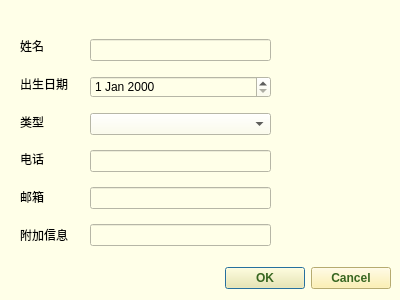
<?xml version="1.0" encoding="UTF-8"?>
<ui version="4.0">
 <class>AddPersonDialog</class>
 <widget class="QDialog" name="AddPersonDialog">
  <property name="geometry">
   <rect>
    <x>0</x>
    <y>0</y>
    <width>400</width>
    <height>300</height>
   </rect>
  </property>
  <property name="windowTitle">
   <string>Dialog</string>
  </property>
  <property name="styleSheet">
   <string notr="true">font:&quot;黑体&quot;;
background-color:rgb(255, 255, 232);
</string>
  </property>
  <widget class="QDialogButtonBox" name="buttonBox">
   <property name="geometry">
    <rect>
     <x>80</x>
     <y>263</y>
     <width>311</width>
     <height>31</height>
    </rect>
   </property>
   <property name="minimumSize">
    <size>
     <width>311</width>
     <height>31</height>
    </size>
   </property>
   <property name="maximumSize">
    <size>
     <width>311</width>
     <height>31</height>
    </size>
   </property>
   <property name="styleSheet">
    <string notr="true">color:rgb(56, 102, 32);
font:bold;
background-color:rgb(255, 239, 157);

</string>
   </property>
   <property name="orientation">
    <enum>Qt::Horizontal</enum>
   </property>
   <property name="standardButtons">
    <set>QDialogButtonBox::Cancel|QDialogButtonBox::Ok</set>
   </property>
  </widget>
  <widget class="QWidget" name="widget_2" native="true">
   <property name="geometry">
    <rect>
     <x>90</x>
     <y>30</y>
     <width>181</width>
     <height>231</height>
    </rect>
   </property>
   <layout class="QGridLayout" name="gridLayout">
    <item row="0" column="0">
     <widget class="QLineEdit" name="lineEdit_name"/>
    </item>
    <item row="2" column="0">
     <widget class="QComboBox" name="comboBox_type"/>
    </item>
    <item row="5" column="0">
     <widget class="QLineEdit" name="lineEdit_exIn"/>
    </item>
    <item row="4" column="0">
     <widget class="QLineEdit" name="lineEdit_email"/>
    </item>
    <item row="3" column="0">
     <widget class="QLineEdit" name="lineEdit_phone"/>
    </item>
    <item row="1" column="0">
     <widget class="QDateEdit" name="dateEdit_birthday"/>
    </item>
   </layout>
  </widget>
  <widget class="QWidget" name="widget" native="true">
   <property name="geometry">
    <rect>
     <x>20</x>
     <y>30</y>
     <width>66</width>
     <height>221</height>
    </rect>
   </property>
   <layout class="QGridLayout" name="gridLayout_2">
    <item row="0" column="0">
     <widget class="QLabel" name="label">
      <property name="text">
       <string>姓名</string>
      </property>
     </widget>
    </item>
    <item row="1" column="0">
     <widget class="QLabel" name="label_date">
      <property name="text">
       <string>出生日期</string>
      </property>
     </widget>
    </item>
    <item row="2" column="0">
     <widget class="QLabel" name="label_type">
      <property name="text">
       <string>类型</string>
      </property>
     </widget>
    </item>
    <item row="3" column="0">
     <widget class="QLabel" name="label_phone">
      <property name="text">
       <string>电话</string>
      </property>
     </widget>
    </item>
    <item row="4" column="0">
     <widget class="QLabel" name="label_email">
      <property name="text">
       <string>邮箱</string>
      </property>
     </widget>
    </item>
    <item row="5" column="0">
     <widget class="QLabel" name="label_exIn">
      <property name="text">
       <string>附加信息</string>
      </property>
     </widget>
    </item>
   </layout>
  </widget>
 </widget>
 <tabstops>
  <tabstop>dateEdit_birthday</tabstop>
  <tabstop>comboBox_type</tabstop>
  <tabstop>lineEdit_phone</tabstop>
  <tabstop>lineEdit_exIn</tabstop>
  <tabstop>lineEdit_email</tabstop>
  <tabstop>lineEdit_name</tabstop>
 </tabstops>
 <resources/>
 <connections>
  <connection>
   <sender>buttonBox</sender>
   <signal>accepted()</signal>
   <receiver>AddPersonDialog</receiver>
   <slot>accept()</slot>
   <hints>
    <hint type="sourcelabel">
     <x>248</x>
     <y>254</y>
    </hint>
    <hint type="destinationlabel">
     <x>157</x>
     <y>274</y>
    </hint>
   </hints>
  </connection>
  <connection>
   <sender>buttonBox</sender>
   <signal>rejected()</signal>
   <receiver>AddPersonDialog</receiver>
   <slot>reject()</slot>
   <hints>
    <hint type="sourcelabel">
     <x>316</x>
     <y>260</y>
    </hint>
    <hint type="destinationlabel">
     <x>286</x>
     <y>274</y>
    </hint>
   </hints>
  </connection>
 </connections>
</ui>
